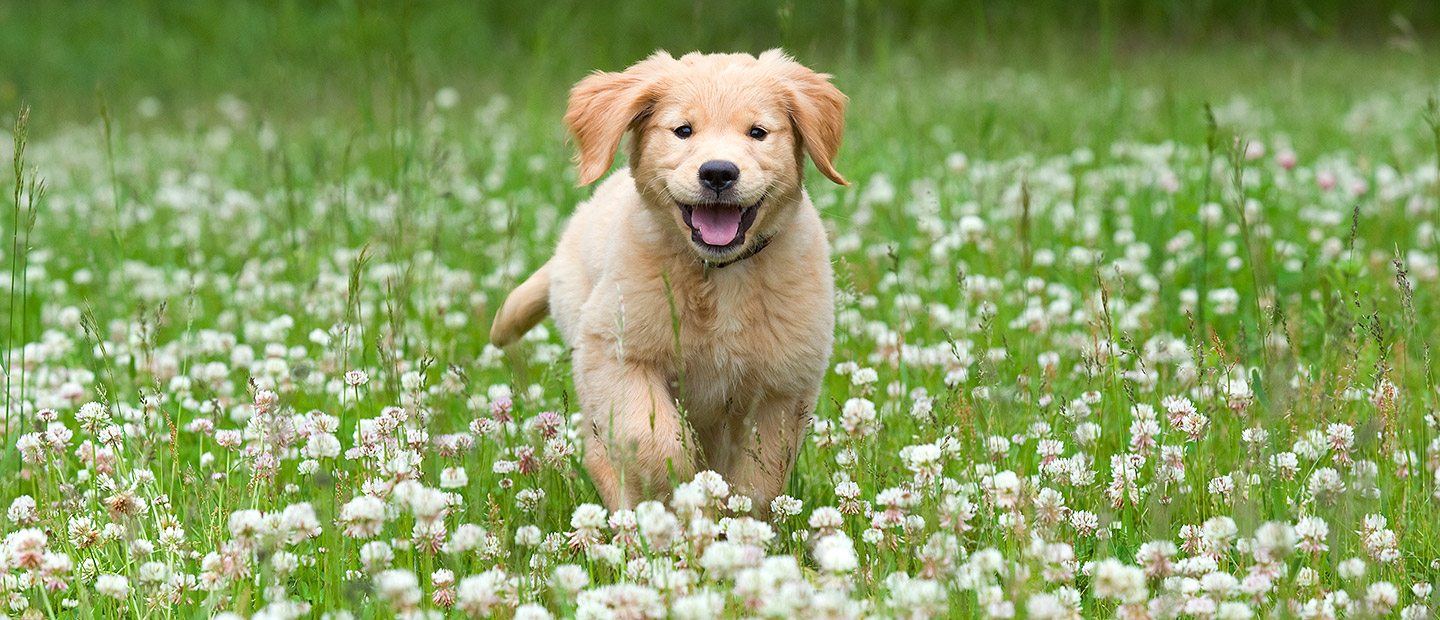
#> input picture dazo_demo/image.png, 1440 x 620 px
$ python canny_edge.py
#> lines starting #> are read from the running program, lines starting #| are printed output that depends on the picture
import cv2

img = cv2.imread("image.png")
#> img is the input picture: shape (620, 1440, 3); mean B, G, R 99.9, 160.2, 140.1
gray = cv2.cvtColor(img, cv2.COLOR_BGR2GRAY)
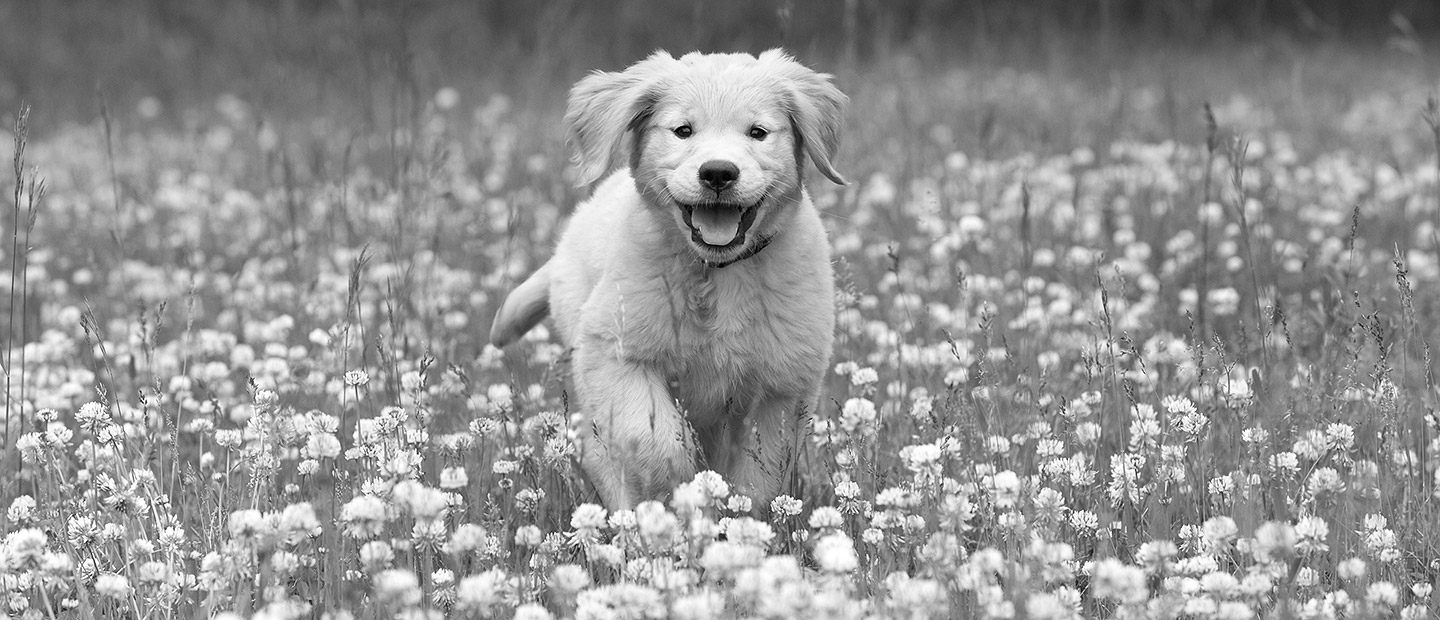
#> gray: shape (620, 1440); min 0, max 255, mean 147.3

canny_edges = cv2.Canny(gray, 100, 200)
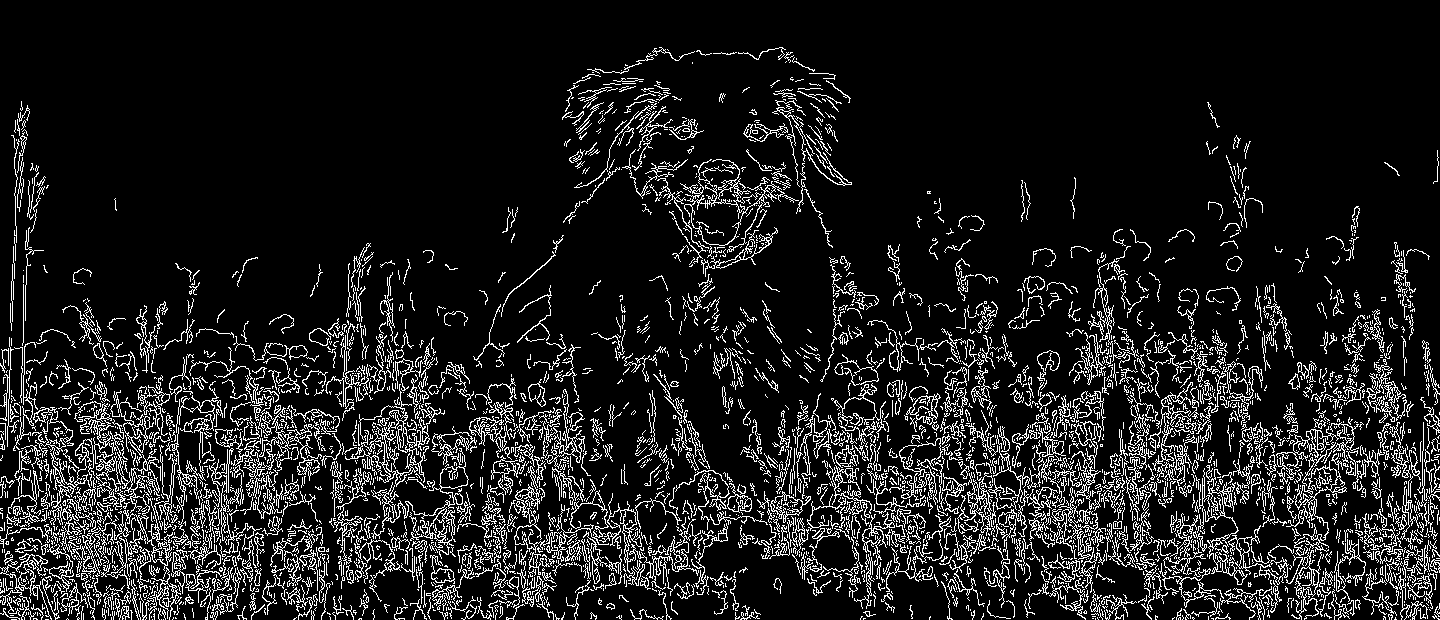
#> canny_edges: shape (620, 1440); 11.4% white in thin lines or dots

cv2.imshow("Original Image", img)
cv2.imshow("Canny Edge Detection", canny_edges)
cv2.waitKey(0)
cv2.destroyAllWindows()
